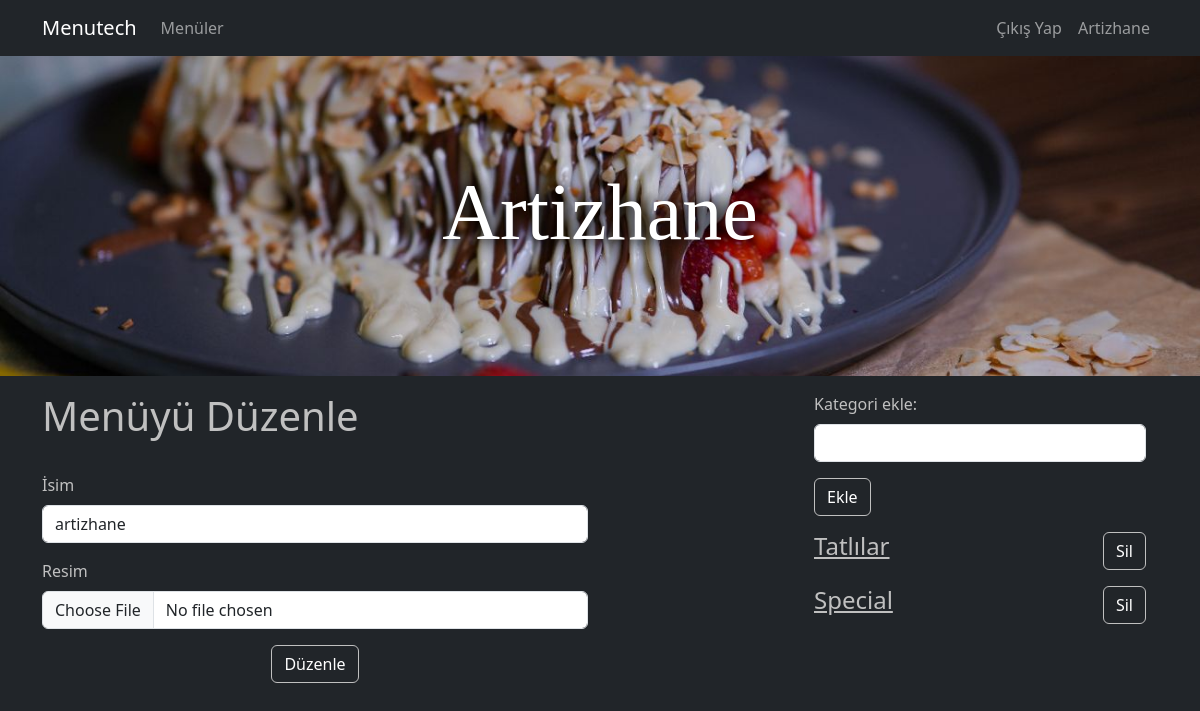
The app's page /menu/artizhane/edit/ (signed in), older data.
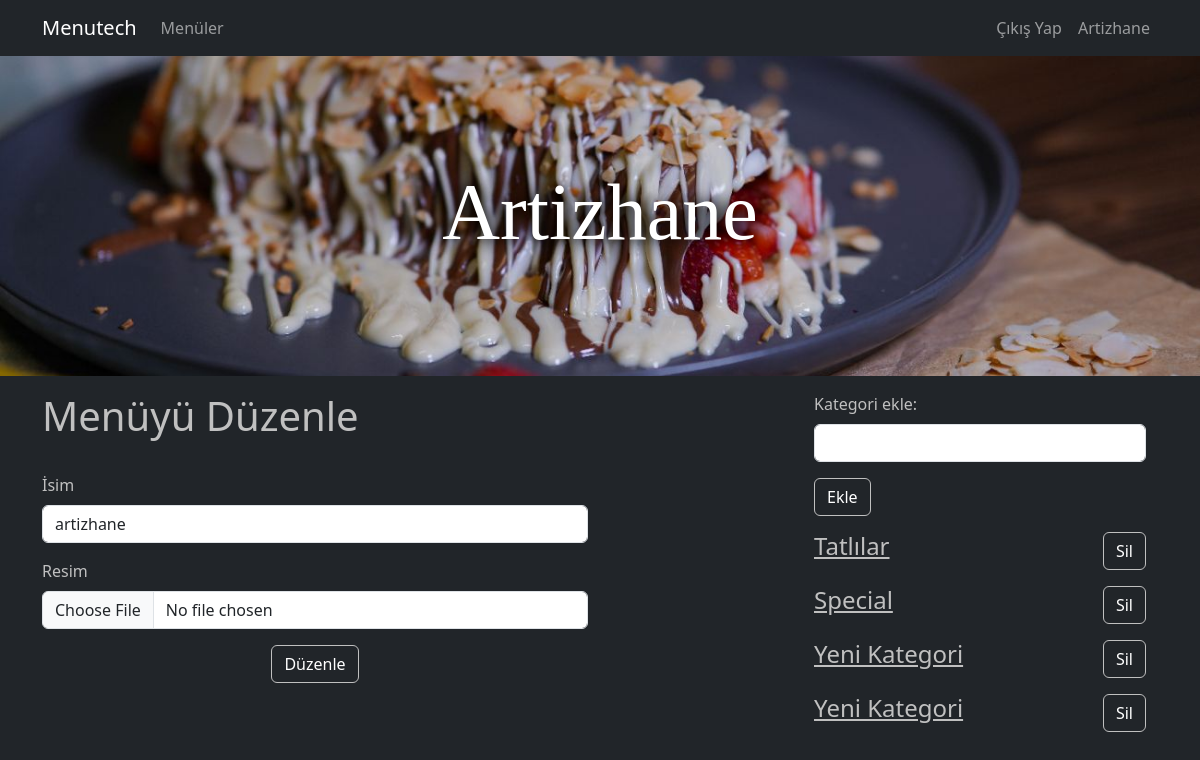
The same page, newer data.
### menu/models.py (models this page shows, shortened)
class Category(models.Model):
    name = models.CharField(max_length=200)
    image = models.ImageField(upload_to="categories", null=True)
    menu = models.ForeignKey(Menu, on_delete=models.CASCADE)
    slug = models.SlugField(null=False, db_index=True, editable=False, unique=True)

### menu/views.py (the view, shortened to what this page needs)
# urls.py: path("<slug:slug>/edit/", views.menu_edit, name="menu_edit"),
def menu_edit(request, slug):
    if not request.user.is_authenticated:
        return redirect("login")
    try:
        menu = Menu.objects.get(slug=slug)
    except:
        return redirect("home")
    if not menu.user.account.has_paid():
        return redirect("home")
    if(menu.user != request.user):
        return redirect("menu_details", slug=slug)
    categories = Category.objects.filter(menu = menu)
    data = {
        "menu": menu,
        "categories": categories,
    }
    return render(request, "menu/menu_edit.html", data)

### account/models.py (called while the page is built)
    def has_paid(self):
        current_date = datetime.date.today()
        return current_date < self.paid_until

### menu/templates/menu/menu_edit.html (shortened to what this page needs)
{% extends 'base.html' %}
{% load static %}
{% block css_files %}
    <link rel="stylesheet" href="{% static 'menu/css/menu.css' %}"/>
{% endblock css_files %}
{% block content %}
    <div class "row">
        <div class="col-12 menu-main-image" style="background-image: url({{ menu.image.url }})">
            <h2 class="text-center menu-text display-1">{{menu.name|title}}</h2>
        </div>
    </div>
    <div class = "container mt-3">
        <div class = "row">
            <div class = "col-6">
                <h1 class="edit-text-style">Menüyü Düzenle</h1>
                <hr>
                <form method="POST" enctype="multipart/form-data">
                    <div class ="mb-3">
                        <label for="name" class="form-label edit-text-style">İsim</label>
                        <input type="text" class="form-control" name="name" value="{{menu.name}}">
                    </div>
                    <div class ="mb-3">
                        <label for="image" class="form-label edit-text-style">Resim</label>
                        <input type="file" class="form-control" name="image" accept="image/*">
                    </div>
                    <div class="text-center">
                        <input type="submit" value="Düzenle" class = "btn btn-dark button-style">
                    </div>
                </form>
            </div>
            <div class = "col-2">
            </div>
            <div class = "col-4">
                <div class = "container mb-3">
                    <div class = "row">
                        <form action = "{% url 'category_create' menu.slug %}" method="POST" enctype="multipart/form-data">
                            <div class ="mb-3">
                                <label for="name" class="form-label edit-text-style">Kategori ekle:</label>
                                <input type="text" class="form-control" name="name">
                            </div>
                            <div>
                                <input type="submit" value="Ekle" class = "btn btn-dark button-style">
                            </div>
                        </form>
                    </div>
                </div>
                <div class="container mt-3">
                    {% for category in categories %}
                    <div class = "delete-alignment mt-3">
                        <a href="{% url 'category_edit' menu.slug category.slug %}" class="edit-text-link">
                            <h4>{{category.name|title}}</h4>
                        </a>
                        <div>
                            <form action = "{% url 'category_delete' menu.slug category.slug %}" method="GET">
                                    <input type="submit" value="Sil" class = "btn btn-dark button-style">
                            </form>
                        </div>
                    </div>
                    {% endfor %}
                </div>
            </div>
        </div>
    </div>
{% endblock %}

Row changes from the older to the newer data that the page shows:
added Category: name "Yeni Kategori"
added Category: name "Yeni Kategori"
